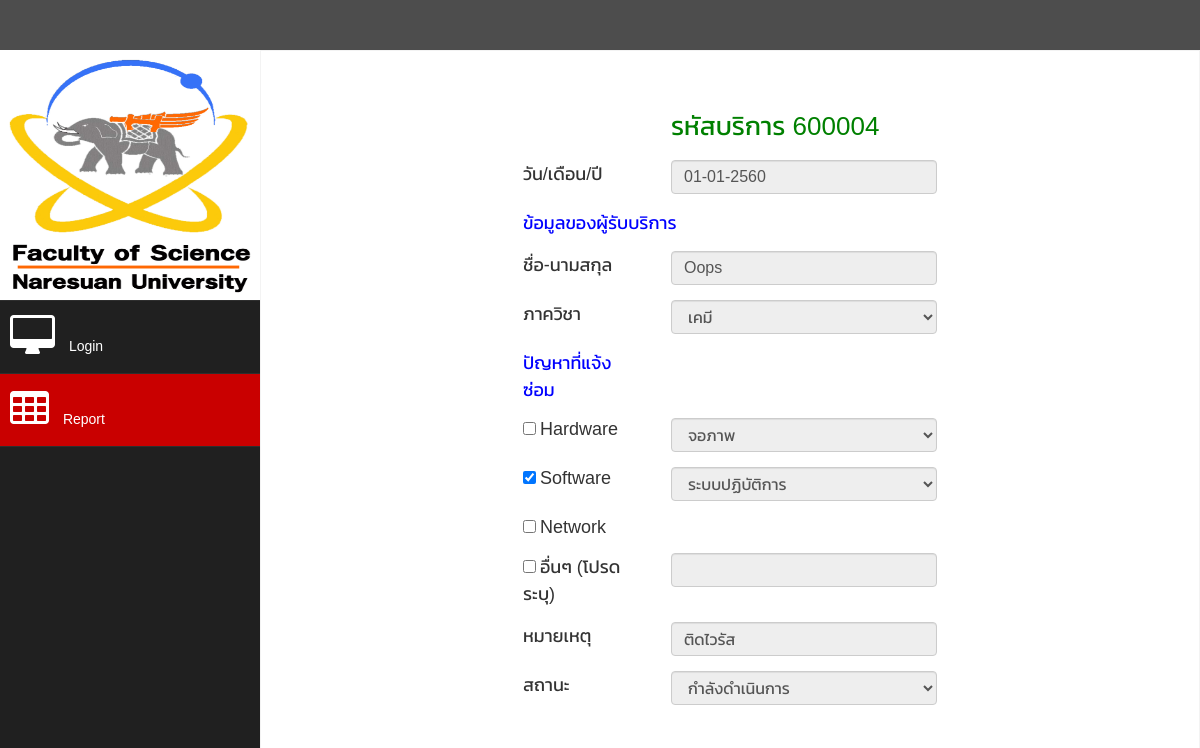
The app's page /www/rating/view_service.php?id=5 with its own data.
### tables this page shows
CREATE TABLE `service` (
  `id` int(11) UNSIGNED NOT NULL,
  `service_code` varchar(255) NOT NULL,
  `full_name` varchar(255) NOT NULL,
  `major` varchar(255) NOT NULL,
  `created_at` varchar(255) NOT NULL
);

CREATE TABLE `problem` (
  `service_id` int(11) UNSIGNED NOT NULL,
  `hardware` varchar(255) DEFAULT NULL,
  `software` varchar(255) DEFAULT NULL,
  `network` varchar(255) DEFAULT NULL,
  `other` varchar(255) DEFAULT NULL,
  `note` varchar(255) DEFAULT NULL
);

CREATE TABLE `status` (
  `service_id` int(11) UNSIGNED NOT NULL,
  `status` varchar(255) NOT NULL
);

### www/rating/view_service.php (the view, shortened to what this page needs)
<?php
include "header.php";
include "navbarside.php";
include "process/config.php";
$service_id = $_GET["id"];
$sql = "SELECT * FROM service WHERE id = $service_id";
$result = $conn->query($sql);
while ($row = mysqli_fetch_assoc($result)) {
    $service_code = $row["service_code"];
    $full_name = $row["full_name"];
    $major = $row["major"];
    $created_at = $row["created_at"];
}
$sql = "SELECT * FROM problem WHERE service_id = $service_id";
$result = $conn->query($sql);
while ($row = mysqli_fetch_assoc($result)) {
    $hardware = $row["hardware"];
    $software = $row["software"];
    $network = $row["network"];
    $other = $row["other"];
    $note = $row["note"];
}
$sql = "SELECT * FROM status WHERE service_id = $service_id";
$result = $conn->query($sql);
while ($row = mysqli_fetch_assoc($result)) {
    $status = $row["status"];
}
?>
    <div class="row" style="margin-top: 20px;">
        <div class="col-md-2 col-md-offset-3">
        </div>
        <div class="col-md-4">
            <div class="form-group">
                <span style="font-size: 26px; color: green;">รหัสบริการ <?php echo $service_code; ?></span>
            </div>
        </div>
    </div>
    <div class="row">
        <div class="col-md-2 col-md-offset-3">
            <div class="form-group">
                <span style="font-size: 18px;">วัน/เดือน/ปี</span>
            </div>
        </div>
        <div class="col-md-4">
            <div class="form-group">
                <input type="text" class="datepicker form-control" name="date" style="font-size: 16px" value="<?php echo $created_at; ?>" required disabled></input>
            </div>
        </div>
    </div>
    <div class="row">
        <div class="col-xs-12 col-sm-12 col-md-3 col-md-offset-3">
            <div class="form-group">
                <span style="font-size: 18px; color: blue;">ข้อมูลของผู้รับบริการ</span>
            </div>
        </div>
    </div>
    <div class="row">
        <div class="col-md-2 col-md-offset-3">
            <div class="form-group">
                <span style="font-size: 18px;">ชื่อ-นามสกุล</span>
            </div>
        </div>
        <div class="col-md-4">
            <div class="form-group">
                <input type="text" class="form-control" name="full_name" id="full_name" style="font-size: 16px" value="<?php echo $full_name; ?>" required disabled>
            </div>
        </div>
    </div>
    <div class="row">
        <div class="col-md-2 col-md-offset-3">
            <div class="form-group">
                <span style="font-size: 18px;">ภาควิชา</span>
            </div>
        </div>
        <div class="col-md-4">
            <div class="form-group">
                <select name="major" id="" class="form-control" style="font-size: 16px" disabled>
                    <option value="เคมี" <?php if ($major == "เคมี") { echo "selected"; } ?> >
                        เคมี
                    </option>
                </select>
            </div>
        </div>
    </div>
    <div class="row">
        <div class="col-xs-12 col-sm-12 col-md-2 col-md-offset-3">
            <div class="form-group">
                <span style="font-size: 18px; color: blue;">ปัญหาที่แจ้งซ่อม</span>
            </div>
        </div>
    </div>
    <div class="row">
        <div class="col-md-2 col-md-offset-3">
            <div class="form-group">
                <input type="checkbox" id="hardware_checkbox" <?php if (!empty($hardware)) { echo "checked"; } ?> > <span style="font-size: 18px;">Hardware</span>
            </div>
        </div>
        <div class="col-md-4">
            <div class="form-group">
                <select name="hardware_select" id="hardware_select" class="form-control" style="font-size: 16px" disabled>
                    <option value="จอภาพ" <?php if ($hardware == "จอภาพ") { echo "selected"; } ?> >
                        จอภาพ
                    </option>
                </select>
            </div>
        </div>
    </div>
    <div class="row">
        <div class="col-md-2 col-md-offset-3">
            <div class="form-group">
                <input type="checkbox" id="software_checkbox" <?php if (!empty($software)) { echo "checked"; } ?> > <span style="font-size: 18px;">Software</span>
            </div>
        </div>
        <div class="col-md-4">
            <div class="form-group">
                <select name="software_select" id="software_select" class="form-control" style="font-size: 16px" disabled>
                    <option value="ระบบปฏิบัติการ" <?php if ($software == "ระบบปฏิบัติการ") { echo "selected"; } ?> >
                        ระบบปฏิบัติการ
                    </option>
                </select>
            </div>
        </div>
    </div>
    <div class="row">
        <div class="col-md-2 col-md-offset-3">
            <div class="form-group">
                <input type="checkbox" id="network_checkbox" <?php if (!empty($network)) { echo "checked"; } ?> > <span style="font-size: 18px;">Network</span>
            </div>
        </div>
    </div>
    <div class="row">
        <div class="col-md-2 col-md-offset-3">
            <div class="form-group">
                <input type="checkbox" id="other_checkbox" <?php if (!empty($other)) { echo "checked"; } ?> > <span style="font-size: 18px;">อื่นๆ (โปรดระบุ)</span>
            </div>
        </div>
        <div class="col-md-4">
            <div class="form-group">
                <input type="text" class="form-control" name="other" id="other" style="font-size: 16px" value="<?php if (!empty($other)) { echo $other; } ?>" disabled>
            </div>
        </div>
    </div>
    <div class="row">
        <div class="col-md-2 col-md-offset-3">
            <div class="form-group">
                <span style="font-size: 18px;">หมายเหตุ</span>
            </div>
        </div>
        <div class="col-md-4">
            <div class="form-group">
                <input type="text" class="form-control" name="note" value="<?php echo $note; ?>" style="font-size: 16px" disabled>
            </div>
        </div>
    </div>
    <div class="row">
        <div class="col-md-2 col-md-offset-3">
            <div class="form-group">
                <span style="font-size: 18px;">สถานะ</span>
            </div>
        </div>
        <div class="col-md-4">
            <div class="form-group">
                <select name="status_select" id="status_select" class="form-control" style="font-size: 16px" disabled>
                    <option value="กำลังดำเนินการ" <?php if ($status == "กำลังดำเนินการ") { echo "selected"; } ?> >
                        กำลังดำเนินการ
                    </option>
                </select>
            </div>
        </div>
    </div>
<?php include "footer.php"; ?>

### www/rating/assets/css/custom.css (style rules this page uses)
body { font-family: 'Open Sans', sans-serif; }

### www/rating/header.php (style rules this page uses)
body { font-family: 'Kanit', sans-serif; }

### records on screen
service: service_code "600004", date "01-01-2560", full_name "Oops", major "เคมี"
problem: software_select "ระบบปฏิบัติการ", note "ติดไวรัส"
status: status_select "กำลังดำเนินการ"
